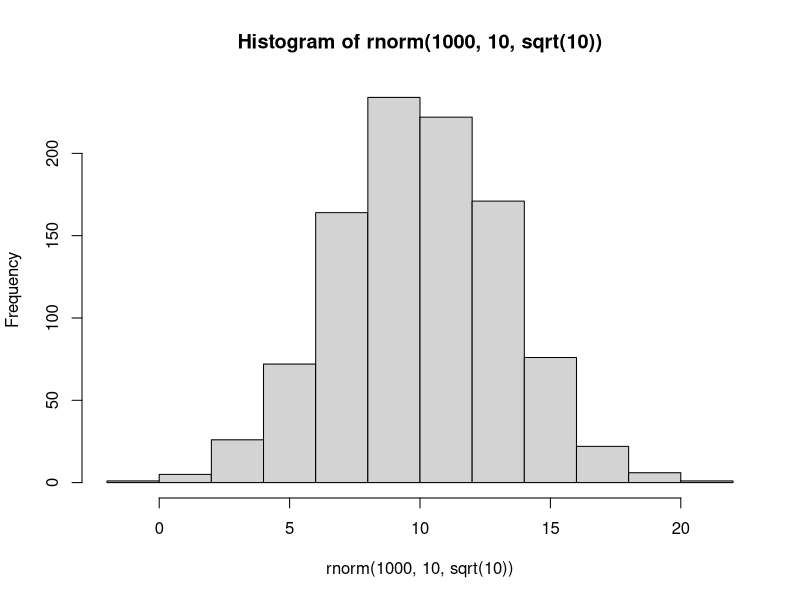

The R script that drew this image: (Note: this script raises an error after producing the figure.)

library(ggplot2)
library(knitr)
## What is a confidence factor
## Agr defines the confidence factors to be

cf <- c(0,0.1,0.2,0.3,0.4,0.5,0.6,0.7,0.8,0.9,0.95, 0.99)
hist(rnorm(1000, 10, sqrt(10)))
min(rnorm(1000, 10, sqrt(10)))

l <- 10
p1 <- data.frame(y = rnorm(100000,l, sqrt(l)))
p2 <- data.frame(y = rpois(100000,l))

p1$type = 'Normal'
p2$type = 'Poisson'

yn <- rnorm(360*3,0,1)
#ynm <- ts(unname(tapply(yn, (seq_along(yn)-1) %/% 30, sum)), frequency =12, start = 2020)

#plot(ynm)
plot_ts <- function(y){
  yn <- unname(tapply(y, (seq_along(y)-1) %/% 30, sum))
  years <- length(yn)/12
  months <- c("Jan", "Feb", "Mar", "Apr", "May","Jun","Jul","Aug","Sep","Oct", "Nov","Dec")
  df_plot <- data.frame(Y = yn, 
                        Time = seq(1,length(yn)), 
                        Months = rep(months,years), 
                        Year = seq(1,years), 
                        Labels = rep("Simulation", length(yn)))
  fill <- c(rep("Train", (years-1)*12),rep("Test", 12))
  df_plot$Labels <- fill
  plot <- ggplot() +s
    geom_bar(data = df_plot, aes(Time, Y , fill = Labels),width=.5, stat="identity", position="dodge") +
    theme_ipsum()
  return(plot)
}
#y <- ts(rnorm(120,0,3) + 20*sin(2*pi*(1:120)/12), frequency=12)
y <- rpois(360*4, l/30) + rep(l*sin(2*pi*(1:360)/12),4)
y <- rnorm(360*4, l,sqrt(l)) + l*sin(2*pi*(1:360)/12)
#y <- rnorm(360*4, 10, sqrt(10))
runif(100, 0,10)
y <- rpois(360*4,0.001) + rep(sin(pi*seq(0,1, length.out = 360)),4) + seq(1,360*4)/30^2
sin(pi/4*(1:360)/12)
rpois(360,0.05)
plot_ts(y)
y <- rpois(360*4, 0.1)
mean(y)
var(y)

df <- rbind(p1,p2)

ggplot(df, aes(x = y, fill = type, color = type)) + geom_histogram(position = "identity", alpha = 0.3, bins = 20)

xx <- seq(1,20,0.1)
yy <- dnorm(0, xx, sqrt(xx))
dnorm(0,0.1,sqrt(0.1))
plot(xx,yy, type = "l")

hist(rpois(10000, 10))
plot(density(rnorm(1000, 10, sqrt(10))))
# AGR wans to know the coverage:
z_score <- 1-(1-cf)/2
(upper <- qnorm(z_score))
cf_data_frame <- data.frame(CF = cf, Coverage = z_score)

kable(t(cf_data_frame))
get <- gen_demand_data(rpois(100,20),rnorm(100,20,sqrt(20)), 10, 20,7,7 )
get_demand <- demand(get,2,100,10,7,7)

10/get_demand$est_stock

qnorm(0.95,0,1)

1-(1-1)/2

normal <- function(mu, sigma, x){
  1/(sigma*sqrt(2*pi))*exp(-((x-mu)/sigma)^2)
}

normal_expr <- function(){
  expression(N~bgroup('(',paste(x, '; ',mu, ',', sigma),')') == frac(1, sigma~sqrt(2*pi)) ~ 
               exp~bgroup('[',-~bgroup('(',frac(x-mu,sigma),')')^2,']'))
  
}

normal_shade <- function(mu, sigma, x, z){
  y <- normal(mu=mu, sigma=sigma, x)
  cl <- mu + qnorm(z,mu, sigma)
  y[x < -cl | x > cl] <- NA
  return(y)
}

#qnorm(0.5)
mu <- 0
sigma <- 1
z <- 0.75



ggplot(data.frame(x=c(-3,3)), aes(x=x, color=g)) + 
  stat_function(data=data.frame(x=c(-4, 4), g = factor(1)), fun=normal, geom='line', 
                args=list(mu = 0, sigma = 1)) +   

  stat_function(data=data.frame(x = c(-4, 4), g = factor(1)), fun=normal_shade, geom = 'area', fill = 'red', alpha = 0.2,
                args=list(mu = 0, sigma = 1,z = 0.75)) +
  scale_x_continuous(breaks=seq(from=-4, to = 4, by=1)) +
  #ylab(normal_expr()) + 
  ylab(expression(N(mu == 0, sigma == 1))) +
  coord_cartesian(ylim=c(0, 0.4)) +
  scale_color_manual('',values=c('blue','blue' ), 
                     labels=c(expression(N(mu == 0, sigma==1)))) +
  theme(panel.background = element_rect(fill='white'),
        #panel.background has a gray-like color by default
        panel.border=element_rect(fill=NA), 
        #panel.border puts in fill by default
        legend.background = element_blank(),
        legend.box = 'vertical',
        legend.position=c(0.85,0.85),
        legend.text.align=0
  ) 


#

# Instead of a for loop we can use the following:

# df has to have names: "demand_a","demand_p","est_stock","acc_est_stock","delivered","is_order","is_delivery" 
demand <- function(df, i, n, ss, lt, of) {
  
  ii <- min(i+1,n)
  of_i <- min(i+of, n)
  lt_i <- min(i+lt, n)
  op_i <- min(i+(lt + of), n)
  
  if(i <= n){
    df$acc_est_stock[i] <- df$est_stock[i-1]- df$demand_a[i] + df$delivered[i]
    if(lost_sale == TRUE){
      df$est_stock[i] <- df$est_stock[i-1]- df$demand_a[i] + df$delivered[i] 
    }
    else{
      df$est_stock[i] <-max(df$est_stock[i-1]- df$demand_a[i] + df$delivered[i],0)
    }
    #Using Standard: [est_stock] - [demand_p] + [delivered] - [safety stock] - [min stock] = [result] 
    if( ( df$est_stock[i] - ss <  (sum(df$demand_p[ii:op_i]) - sum(df$delivered[ii:op_i])) )  & ( df$is_order[i] == 1 )  )  {
      df$delivered[lt_i] <- max(ceiling(sum(df$demand_p[ii:op_i]) - sum(df$delivered[ii:op_i]) - df$est_stock[i] + ss),0)
    }
    return(demand(df, i+1, n, ss, lt, of))
  }
  else {
    return(df)
  }
}
